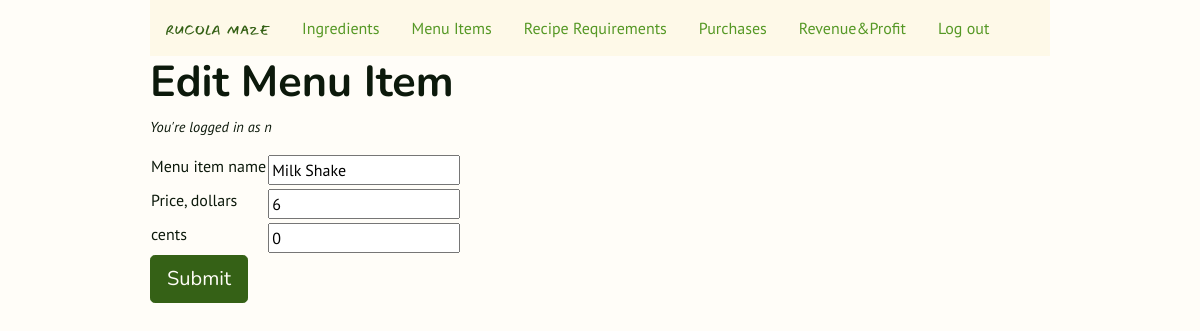
Page /menu_items/15/edit (signed in) on the earlier database version.
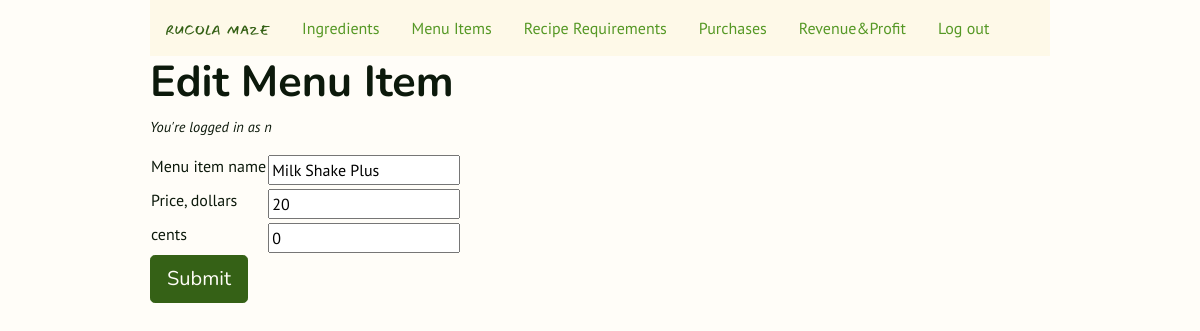
Same page on the later database version.
### rucola_maze/models.py (models this page shows, shortened)
class MenuItem(db.Model):
    id = mapped_column(db.Integer, primary_key=True)
    title = mapped_column(db.String(128), unique=True, index=True)
    price_dollars = mapped_column(db.Integer)
    price_cents = mapped_column(db.Integer, default=0)
    in_recipe_requirements = db.relationship(
        "RecipeRequirement",
        backref="menu_item",
        lazy="dynamic",
        cascade="all, delete, delete-orphan",
    )
    purchases = db.relationship(
        "Purchase",
        backref="menu_item",
        lazy="dynamic",
        cascade="all, delete, delete-orphan",
    )

### rucola_maze/inventory.py (the view, shortened to what this page needs)
@bp.route("/menu_items/<int:menu_item_id>/edit", methods=["GET", "POST"])
@login_required
def menu_item_edit(menu_item_id):
    menu_item = MenuItem.query.get(menu_item_id)
    form = MenuItemForm()
    return render_template(
        "inventory/menu_item_edit.html",
        form=MenuItemForm(obj=menu_item),
        menu_item=menu_item,
    )

### rucola_maze/forms.py
class MenuItemForm(FlaskForm):
    title = StringField("Menu item name", validators=[DataRequired()])
    price_dollars = IntegerField("Price, dollars", validators=[InputRequired()])
    price_cents = StringField("cents", validators=[DataRequired()], default="00")
    submit = SubmitField("Save")

### rucola_maze/models.py (called while the page is built)
@login_manager.user_loader
def load_user(user_id):
    return User.query.get(int(user_id))

### rucola_maze/templates/inventory/menu_item_edit.html (shortened to what this page needs)
{% extends 'base.html' %}
{% block content %}
<div class="h1">
    <h1>Edit Menu Item</h1>
</div>
<p class="small-text">You're logged in as {{ current_user.username }}</p>
<form method="POST" action="{{ url_for('inventory.menu_item_edit', menu_item_id=menu_item.id ) }}">
    <table>
        <tr>
            <td>{{ form.title.label }}</td>
            <td> {{ form.title() }}</td>
        </tr>
        <tr>
            <td>{{ form.price_dollars.label }}</td>
            <td> {{ form.price_dollars() }}</td>
        </tr>
        <tr>
            <td>{{ form.price_cents.label }}</td>
            <td> {{ form.price_cents() }}</td>
        </tr>
    </table>
    <input type="submit" value="Submit" class="btn btn-primary btn-lg" class="form-control">
</form>
{% endblock %}

Differences in the rows shown:
changed MenuItem: title "Milk Shake" → "Milk Shake Plus"; price_dollars "6" → "20"
